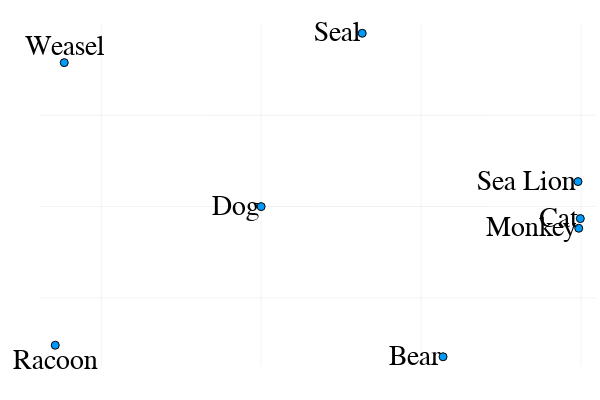

The notebook cell this image was saved under:
### Code cell
scatter(P2[:,1],P2[:,2], series_annotations = [text("Dog", :right, 20),text("Bear", :right, 20),
        text("Racoon", :top, 20), text("Weasel", :bottom, 20),text("Seal", :right, 20),
        text("Sea Lion", :right, 20),
        text("Cat", :right, 20),
        text("Monkey", :right, 20)],
legend=:false, axis=:false)

### Figure 1 — Plotly figure (JSON) as saved in the notebook; plotly's stock layout.template omitted (floating-point values rounded to 4 significant figures)
{"data": [{"colorbar": {"title": ""}, "hoverinfo": "text", "legendgroup": "y1", "marker": {"color": "rgba(0, 154, 250, 1.000)", "line": {"color": "rgba(0, 0, 0, 1.000)", "width": 1}, "size": 8, "symbol": "circle"}, "mode": "markers", "name": "y1", "showlegend": true, "text": [null, null, null, null, null, null, null, null], "type": "scatter", "x": [-0.0001866, 0.5686, -0.644, -0.6158, 0.3158, 0.9906, 0.9978, 0.9929], "xaxis": "x1", "y": [-0.0005304, -0.8226, -0.7595, 0.7879, 0.9488, 0.1367, -0.06601, -0.119], "yaxis": "y1", "zmax": 0.1, "zmin": -0.1}], "layout": {"annotations": [{"font": {"color": "rgba(0, 0, 0, 1.000)", "family": "sans-serif", "size": 28}, "rotation": 0, "showarrow": false, "text": "Dog", "x": -0.0001866, "xanchor": "right", "xref": "x", "y": -0.0005304, "yanchor": "middle", "yref": "y"}, {"font": {"color": "rgba(0, 0, 0, 1.000)", "family": "sans-serif", "size": 28}, "rotation": 0, "showarrow": false, "text": "Bear", "x": 0.5686, "xanchor": "right", "xref": "x", "y": -0.8226, "yanchor": "middle", "yref": "y"}, {"font": {"color": "rgba(0, 0, 0, 1.000)", "family": "sans-serif", "size": 28}, "rotation": 0, "showarrow": false, "text": "Racoon", "x": -0.644, "xanchor": "center", "xref": "x", "y": -0.7595, "yanchor": "top", "yref": "y"}, {"font": {"color": "rgba(0, 0, 0, 1.000)", "family": "sans-serif", "size": 28}, "rotation": 0, "showarrow": false, "text": "Weasel", "x": -0.6158, "xanchor": "center", "xref": "x", "y": 0.7879, "yanchor": "bottom", "yref": "y"}, {"font": {"color": "rgba(0, 0, 0, 1.000)", "family": "sans-serif", "size": 28}, "rotation": 0, "showarrow": false, "text": "Seal", "x": 0.3158, "xanchor": "right", "xref": "x", "y": 0.9488, "yanchor": "middle", "yref": "y"}, {"font": {"color": "rgba(0, 0, 0, 1.000)", "family": "sans-serif", "size": 28}, "rotation": 0, "showarrow": false, "text": "Sea Lion", "x": 0.9906, "xanchor": "right", "xref": "x", "y": 0.1367, "yanchor": "middle", "yref": "y"}, {"font": {"color": "rgba(0, 0, 0, 1.000)", "family": "sans-serif", "size": 28}, "rotation": 0, "showarrow": false, "text": "Cat", "x": 0.9978, "xanchor": "right", "xref": "x", "y": -0.06601, "yanchor": "middle", "yref": "y"}, {"font": {"color": "rgba(0, 0, 0, 1.000)", "family": "sans-serif", "size": 28}, "rotation": 0, "showarrow": false, "text": "Monkey", "x": 0.9929, "xanchor": "right", "xref": "x", "y": -0.119, "yanchor": "middle", "yref": "y"}], "height": 400, "margin": {"b": 20, "l": 0, "r": 0, "t": 20}, "paper_bgcolor": "rgba(255, 255, 255, 1.000)", "plot_bgcolor": "rgba(255, 255, 255, 1.000)", "showlegend": false, "width": 600, "xaxis": {"anchor": "y1", "domain": [0.06582, 0.9934], "gridcolor": "rgba(0, 0, 0, 0.100)", "gridwidth": 0.5, "linecolor": "rgba(0, 0, 0, 1.000)", "mirror": false, "range": [-0.6932, 1.047], "showgrid": true, "showline": false, "showticklabels": false, "tickangle": 0, "tickcolor": "rgba(0, 0, 0, 0.000)", "tickfont": {"color": "rgba(0, 0, 0, 1.000)", "family": "sans-serif", "size": 11}, "tickmode": "array", "ticks": "inside", "ticktext": ["-0.5", "0.0", "0.5", "1.0"], "tickvals": [-0.5, 0, 0.5, 1], "title": "", "titlefont": {"color": "rgba(0, 0, 0, 1.000)", "family": "sans-serif", "size": 15}, "type": "-", "visible": true, "zeroline": false, "zerolinecolor": "rgba(0, 0, 0, 1.000)"}, "yaxis": {"anchor": "x1", "domain": [0.03762, 0.9902], "gridcolor": "rgba(0, 0, 0, 0.100)", "gridwidth": 0.5, "linecolor": "rgba(0, 0, 0, 1.000)", "mirror": false, "range": [-0.8757, 1.002], "showgrid": true, "showline": false, "showticklabels": false, "tickangle": 0, "tickcolor": "rgba(0, 0, 0, 0.000)", "tickfont": {"color": "rgba(0, 0, 0, 1.000)", "family": "sans-serif", "size": 11}, "tickmode": "array", "ticks": "inside", "ticktext": ["-0.5", "0.0", "0.5", "1.0"], "tickvals": [-0.5, 0, 0.5, 1], "title": "", "titlefont": {"color": "rgba(0, 0, 0, 1.000)", "family": "sans-serif", "size": 15}, "type": "-", "visible": true, "zeroline": false, "zerolinecolor": "rgba(0, 0, 0, 1.000)"}}}
